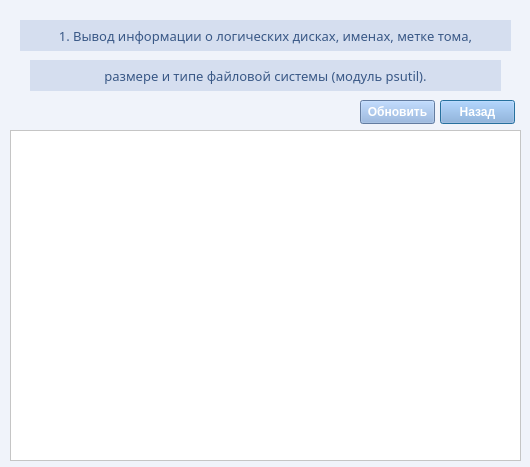
<?xml version="1.0" encoding="UTF-8"?>
<ui version="4.0">
 <class>info_file_sys</class>
 <widget class="QDialog" name="info_file_sys">
  <property name="geometry">
   <rect>
    <x>0</x>
    <y>0</y>
    <width>530</width>
    <height>467</height>
   </rect>
  </property>
  <property name="windowTitle">
   <string>Информация о файловой системе</string>
  </property>
  <property name="styleSheet">
   <string notr="true">background-color: rgb(240, 243, 250);</string>
  </property>
  <widget class="QLabel" name="label">
   <property name="geometry">
    <rect>
     <x>20</x>
     <y>20</y>
     <width>491</width>
     <height>31</height>
    </rect>
   </property>
   <property name="font">
    <font>
     <family>Sitka Small</family>
     <pointsize>10</pointsize>
     <italic>false</italic>
    </font>
   </property>
   <property name="styleSheet">
    <string notr="true">background-color: rgb(213, 222, 239);
color: rgb(57, 88, 134);</string>
   </property>
   <property name="text">
    <string>1. Вывод информации о логических дисках, именах, метке тома,</string>
   </property>
   <property name="alignment">
    <set>Qt::AlignCenter</set>
   </property>
  </widget>
  <widget class="QLabel" name="label_2">
   <property name="geometry">
    <rect>
     <x>30</x>
     <y>60</y>
     <width>471</width>
     <height>31</height>
    </rect>
   </property>
   <property name="font">
    <font>
     <family>Sitka Small</family>
     <pointsize>10</pointsize>
     <italic>false</italic>
    </font>
   </property>
   <property name="styleSheet">
    <string notr="true">background-color: rgb(213, 222, 239);
color: rgb(57, 88, 134);</string>
   </property>
   <property name="text">
    <string> размере и типе файловой системы (модуль psutil). </string>
   </property>
   <property name="alignment">
    <set>Qt::AlignCenter</set>
   </property>
  </widget>
  <widget class="QPushButton" name="btn_exit">
   <property name="geometry">
    <rect>
     <x>440</x>
     <y>100</y>
     <width>75</width>
     <height>24</height>
    </rect>
   </property>
   <property name="font">
    <font>
     <bold>true</bold>
    </font>
   </property>
   <property name="styleSheet">
    <string notr="true">background-color: rgb(138, 174, 224);
color: rgb(255, 255, 255);</string>
   </property>
   <property name="text">
    <string>Назад</string>
   </property>
  </widget>
  <widget class="QTextEdit" name="tE_info">
   <property name="geometry">
    <rect>
     <x>10</x>
     <y>130</y>
     <width>511</width>
     <height>331</height>
    </rect>
   </property>
   <property name="font">
    <font>
     <family>Sitka Small</family>
     <pointsize>11</pointsize>
     <bold>false</bold>
    </font>
   </property>
   <property name="styleSheet">
    <string notr="true">background-color: rgb(255, 255, 255);
color: rgb(57, 88, 134);</string>
   </property>
  </widget>
  <widget class="QPushButton" name="btn_refresh">
   <property name="geometry">
    <rect>
     <x>360</x>
     <y>100</y>
     <width>75</width>
     <height>24</height>
    </rect>
   </property>
   <property name="font">
    <font>
     <bold>true</bold>
    </font>
   </property>
   <property name="styleSheet">
    <string notr="true">background-color: rgb(138, 174, 224);
color: rgb(255, 255, 255);</string>
   </property>
   <property name="text">
    <string>Обновить</string>
   </property>
  </widget>
 </widget>
 <resources/>
 <connections/>
</ui>
